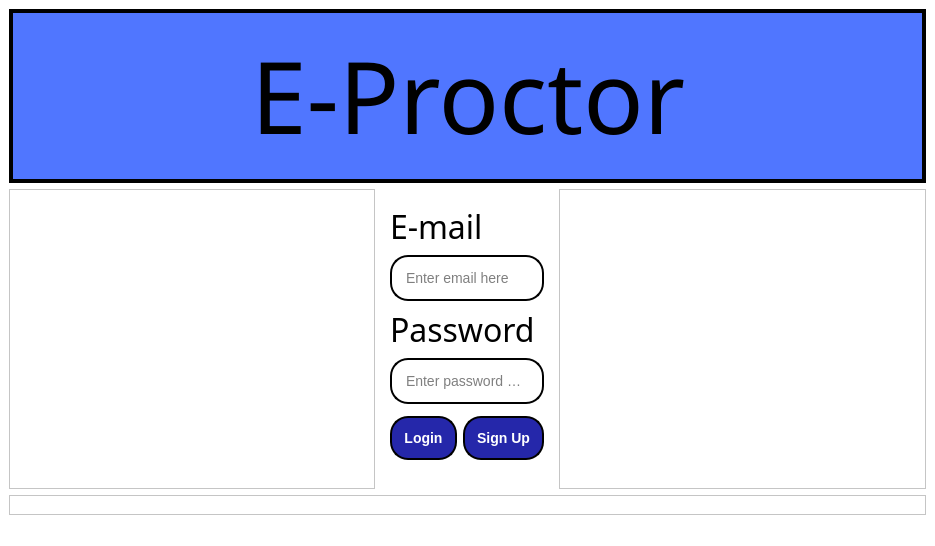
<?xml version="1.0" encoding="UTF-8"?>
<ui version="4.0">
 <class>MainWindow</class>
 <widget class="QMainWindow" name="MainWindow">
  <property name="geometry">
   <rect>
    <x>0</x>
    <y>0</y>
    <width>935</width>
    <height>546</height>
   </rect>
  </property>
  <property name="windowTitle">
   <string>MainWindow</string>
  </property>
  <property name="autoFillBackground">
   <bool>false</bool>
  </property>
  <property name="styleSheet">
   <string notr="true">background-color: rgb(255, 255, 255);</string>
  </property>
  <widget class="QWidget" name="centralwidget">
   <property name="styleSheet">
    <string notr="true"/>
   </property>
   <layout class="QGridLayout" name="gridLayout_5">
    <item row="4" column="0" colspan="2">
     <widget class="QFrame" name="frame_6">
      <property name="styleSheet">
       <string notr="true"/>
      </property>
      <property name="frameShape">
       <enum>QFrame::StyledPanel</enum>
      </property>
      <property name="frameShadow">
       <enum>QFrame::Raised</enum>
      </property>
      <property name="lineWidth">
       <number>-4</number>
      </property>
      <layout class="QGridLayout" name="gridLayout_4">
       <item row="1" column="0">
        <spacer name="verticalSpacer_2">
         <property name="orientation">
          <enum>Qt::Vertical</enum>
         </property>
         <property name="sizeHint" stdset="0">
          <size>
           <width>20</width>
           <height>40</height>
          </size>
         </property>
        </spacer>
       </item>
      </layout>
     </widget>
    </item>
    <item row="0" column="0" colspan="2">
     <widget class="QFrame" name="Intro">
      <property name="styleSheet">
       <string notr="true">background-color: rgb(80, 118, 255);
border-color: rgb(80, 118, 255);</string>
      </property>
      <property name="frameShape">
       <enum>QFrame::Box</enum>
      </property>
      <property name="frameShadow">
       <enum>QFrame::Plain</enum>
      </property>
      <property name="lineWidth">
       <number>4</number>
      </property>
      <layout class="QVBoxLayout" name="verticalLayout">
       <item>
        <spacer name="verticalSpacer_4">
         <property name="orientation">
          <enum>Qt::Vertical</enum>
         </property>
         <property name="sizeHint" stdset="0">
          <size>
           <width>20</width>
           <height>40</height>
          </size>
         </property>
        </spacer>
       </item>
       <item>
        <layout class="QHBoxLayout" name="horizontalLayout">
         <item>
          <spacer name="horizontalSpacer">
           <property name="orientation">
            <enum>Qt::Horizontal</enum>
           </property>
           <property name="sizeHint" stdset="0">
            <size>
             <width>40</width>
             <height>20</height>
            </size>
           </property>
          </spacer>
         </item>
         <item>
          <widget class="QLabel" name="label_3">
           <property name="font">
            <font>
             <family>SWIsot3</family>
             <pointsize>75</pointsize>
             <weight>50</weight>
             <italic>false</italic>
             <bold>false</bold>
             <underline>false</underline>
             <strikeout>false</strikeout>
            </font>
           </property>
           <property name="text">
            <string>E-Proctor</string>
           </property>
          </widget>
         </item>
         <item>
          <spacer name="horizontalSpacer_2">
           <property name="orientation">
            <enum>Qt::Horizontal</enum>
           </property>
           <property name="sizeHint" stdset="0">
            <size>
             <width>40</width>
             <height>20</height>
            </size>
           </property>
          </spacer>
         </item>
        </layout>
       </item>
       <item>
        <spacer name="verticalSpacer_3">
         <property name="orientation">
          <enum>Qt::Vertical</enum>
         </property>
         <property name="sizeHint" stdset="0">
          <size>
           <width>20</width>
           <height>40</height>
          </size>
         </property>
        </spacer>
       </item>
      </layout>
     </widget>
    </item>
    <item row="3" column="0" colspan="2">
     <layout class="QHBoxLayout" name="horizontalLayout_3">
      <item>
       <widget class="QFrame" name="frame">
        <property name="styleSheet">
         <string notr="true">background-color: rgb(255, 255, 255);</string>
        </property>
        <property name="frameShape">
         <enum>QFrame::StyledPanel</enum>
        </property>
        <property name="frameShadow">
         <enum>QFrame::Raised</enum>
        </property>
        <layout class="QGridLayout" name="gridLayout_2">
         <item row="0" column="0">
          <spacer name="horizontalSpacer_4">
           <property name="orientation">
            <enum>Qt::Horizontal</enum>
           </property>
           <property name="sizeHint" stdset="0">
            <size>
             <width>546</width>
             <height>20</height>
            </size>
           </property>
          </spacer>
         </item>
        </layout>
       </widget>
      </item>
      <item>
       <widget class="QFrame" name="Login">
        <property name="styleSheet">
         <string notr="true">background-color: rgb(255, 255, 255);
</string>
        </property>
        <property name="frameShape">
         <enum>QFrame::NoFrame</enum>
        </property>
        <property name="frameShadow">
         <enum>QFrame::Plain</enum>
        </property>
        <layout class="QGridLayout" name="gridLayout_3">
         <item row="0" column="0">
          <spacer name="verticalSpacer">
           <property name="orientation">
            <enum>Qt::Vertical</enum>
           </property>
           <property name="sizeHint" stdset="0">
            <size>
             <width>20</width>
             <height>40</height>
            </size>
           </property>
          </spacer>
         </item>
         <item row="1" column="0">
          <layout class="QVBoxLayout" name="verticalLayout_3">
           <item>
            <layout class="QVBoxLayout" name="verticalLayout_2">
             <item>
              <widget class="QLabel" name="label">
               <property name="font">
                <font>
                 <family>Franklin Gothic Medium Cond</family>
                 <pointsize>24</pointsize>
                </font>
               </property>
               <property name="text">
                <string>E-mail</string>
               </property>
              </widget>
             </item>
             <item>
              <widget class="QLineEdit" name="EnterUsername1">
               <property name="font">
                <font>
                 <pointsize>-1</pointsize>
                 <weight>50</weight>
                 <italic>false</italic>
                 <bold>false</bold>
                </font>
               </property>
               <property name="styleSheet">
                <string notr="true">    border-style: outset;
    border-width: 2px;
    border-radius: 18px;
    border-color: black;
    font: 14px;
    min-width: 10em;
    padding: 12px;</string>
               </property>
               <property name="placeholderText">
                <string>Enter email here  </string>
               </property>
              </widget>
             </item>
             <item>
              <widget class="QLabel" name="label_2">
               <property name="font">
                <font>
                 <family>Franklin Gothic Medium Cond</family>
                 <pointsize>24</pointsize>
                </font>
               </property>
               <property name="text">
                <string>Password</string>
               </property>
              </widget>
             </item>
             <item>
              <widget class="QLineEdit" name="EnterPassword1">
               <property name="font">
                <font>
                 <pointsize>-1</pointsize>
                 <weight>50</weight>
                 <italic>false</italic>
                 <bold>false</bold>
                </font>
               </property>
               <property name="styleSheet">
                <string notr="true">    border-style: outset;
    border-width: 2px;
    border-radius: 18px;
    border-color: black;
    font: 14px;
    min-width: 10em;
    padding: 12px;</string>
               </property>
               <property name="placeholderText">
                <string>Enter password here</string>
               </property>
              </widget>
             </item>
             <item>
              <spacer name="verticalSpacer_5">
               <property name="orientation">
                <enum>Qt::Vertical</enum>
               </property>
               <property name="sizeHint" stdset="0">
                <size>
                 <width>20</width>
                 <height>40</height>
                </size>
               </property>
              </spacer>
             </item>
            </layout>
           </item>
           <item>
            <layout class="QHBoxLayout" name="horizontalLayout_2">
             <item>
              <spacer name="horizontalSpacer_3">
               <property name="orientation">
                <enum>Qt::Horizontal</enum>
               </property>
               <property name="sizeHint" stdset="0">
                <size>
                 <width>40</width>
                 <height>20</height>
                </size>
               </property>
              </spacer>
             </item>
             <item>
              <widget class="QPushButton" name="LoginButton1">
               <property name="font">
                <font>
                 <pointsize>-1</pointsize>
                 <weight>75</weight>
                 <italic>false</italic>
                 <bold>true</bold>
                </font>
               </property>
               <property name="cursor">
                <cursorShape>PointingHandCursor</cursorShape>
               </property>
               <property name="styleSheet">
                <string notr="true">background-color: rgb(37, 39, 170);
color: rgb(255, 255, 255);
    border-style: outset;
    border-width: 2px;
    border-radius: 18px;
    border-color: black;
    font: bold 14px;
    min-width: 10em;
    padding: 12px;</string>
               </property>
               <property name="text">
                <string>Login</string>
               </property>
              </widget>
             </item>
             <item>
              <spacer name="horizontalSpacer_6">
               <property name="orientation">
                <enum>Qt::Horizontal</enum>
               </property>
               <property name="sizeHint" stdset="0">
                <size>
                 <width>40</width>
                 <height>20</height>
                </size>
               </property>
              </spacer>
             </item>
             <item>
              <widget class="QPushButton" name="SignUp1">
               <property name="font">
                <font>
                 <pointsize>-1</pointsize>
                 <weight>75</weight>
                 <italic>false</italic>
                 <bold>true</bold>
                </font>
               </property>
               <property name="cursor">
                <cursorShape>PointingHandCursor</cursorShape>
               </property>
               <property name="styleSheet">
                <string notr="true">background-color: rgb(37, 39, 170);
color: rgb(255, 255, 255);
    border-style: outset;
    border-width: 2px;
    border-radius: 18px;
    border-color: black;
    font: bold 14px;
    min-width: 10em;
    padding: 12px;</string>
               </property>
               <property name="text">
                <string>Sign Up</string>
               </property>
              </widget>
             </item>
             <item>
              <spacer name="horizontalSpacer_7">
               <property name="orientation">
                <enum>Qt::Horizontal</enum>
               </property>
               <property name="sizeHint" stdset="0">
                <size>
                 <width>40</width>
                 <height>20</height>
                </size>
               </property>
              </spacer>
             </item>
            </layout>
           </item>
          </layout>
         </item>
         <item row="2" column="0">
          <widget class="QLabel" name="loginmessage">
           <property name="layoutDirection">
            <enum>Qt::RightToLeft</enum>
           </property>
           <property name="text">
            <string/>
           </property>
           <property name="alignment">
            <set>Qt::AlignCenter</set>
           </property>
          </widget>
         </item>
        </layout>
       </widget>
      </item>
      <item>
       <widget class="QFrame" name="frame_2">
        <property name="styleSheet">
         <string notr="true">background-color: rgb(255, 255, 255);</string>
        </property>
        <property name="frameShape">
         <enum>QFrame::StyledPanel</enum>
        </property>
        <property name="frameShadow">
         <enum>QFrame::Raised</enum>
        </property>
        <layout class="QGridLayout" name="gridLayout">
         <item row="0" column="0">
          <spacer name="horizontalSpacer_5">
           <property name="orientation">
            <enum>Qt::Horizontal</enum>
           </property>
           <property name="sizeHint" stdset="0">
            <size>
             <width>546</width>
             <height>20</height>
            </size>
           </property>
          </spacer>
         </item>
        </layout>
       </widget>
      </item>
     </layout>
    </item>
   </layout>
  </widget>
  <widget class="QMenuBar" name="menubar">
   <property name="geometry">
    <rect>
     <x>0</x>
     <y>0</y>
     <width>935</width>
     <height>21</height>
    </rect>
   </property>
  </widget>
  <widget class="QStatusBar" name="statusbar"/>
 </widget>
 <resources/>
 <connections/>
</ui>
